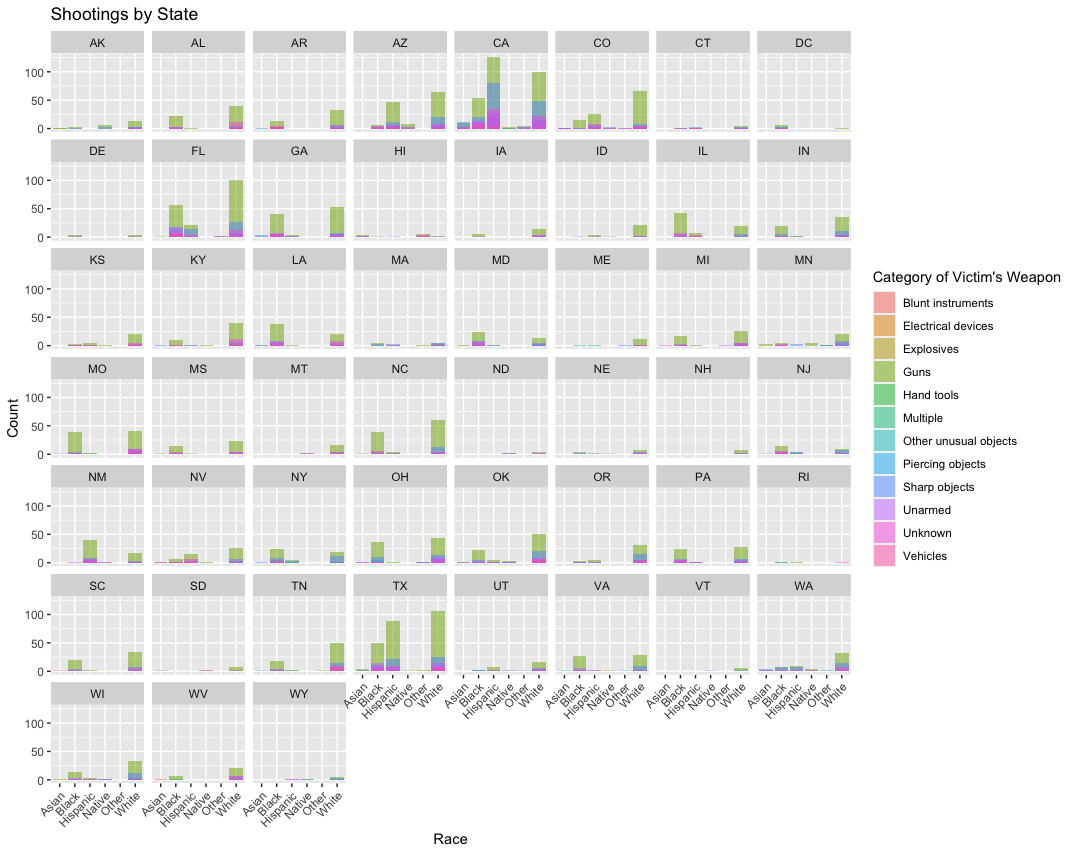

The R source for this figure:
##Zach Stept
##Term Project
##CDS301

##Packages
library(ggplot2)

##Dataset
shootings <- read.csv("shootings.csv")

##Plot
ggplot(shootings) +
  geom_bar(mapping = aes(x = race, fill = arms_category),
           position = "identity",
           alpha = .5) +
  facet_wrap(~ state) +
  theme(axis.text.x = element_text(angle = 45, hjust = 1))  + 
  xlab("Race") + 
  ylab("Count") + 
  ggtitle("Shootings by State") +
  guides(fill = guide_legend(title = "Category of Victim's Weapon"))
